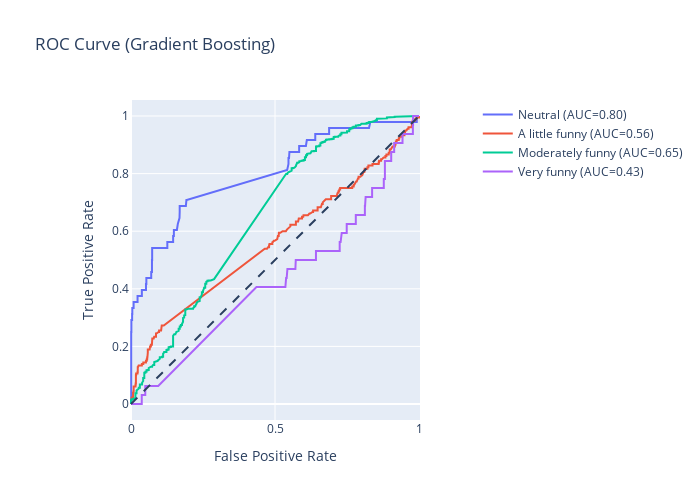

Notebook source saved alongside this figure:
### Code cell
grad_y_scores = grad_clf.predict_proba(X_test_trans1)

# One hot encode the labels in order to plot them
grad_y_onehot = pd.get_dummies(y_test, columns = grad_clf.classes_)

# Create an empty figure, and iteratively add new lines
# every time we compute a new class
grad_roc_fig = go.Figure()
grad_roc_fig.add_shape(
    type = 'line', line = dict(dash='dash'),
    x0 = 0, x1 = 1, y0 = 0, y1 = 1
)

for i in range(grad_y_scores.shape[1]):
    y_true = grad_y_onehot.iloc[:, i]
    y_score = grad_y_scores[:, i]

    fpr, tpr, _ = roc_curve(y_true, y_score)
    auc_score = roc_auc_score(y_true, y_score)

    name = f"{class_names[i]} (AUC={auc_score:.2f})"
    grad_roc_fig.add_trace(go.Scatter(x = fpr, y = tpr, name = name, mode = 'lines'))

grad_roc_fig.update_layout(
    title = 'ROC Curve (Gradient Boosting)',
    xaxis_title = 'False Positive Rate',
    yaxis_title = 'True Positive Rate',
    yaxis = dict(scaleanchor = "x", scaleratio = 1),
    xaxis = dict(constrain = 'domain'),
    width = 700, height = 500
)
grad_roc_fig.show()

### Figure 1 — Plotly figure (JSON) as saved in the notebook; plotly's stock layout.template omitted (floating-point values rounded to 4 significant figures; data arrays with more than 128 entries replaced by an {"elided": "..."} marker saying what was removed)
{"data": [{"mode": "lines", "name": "Neutral (AUC=0.80)", "type": "scatter", "x": {"elided": "212 float values"}, "y": {"elided": "212 float values"}}, {"mode": "lines", "name": "A little funny (AUC=0.56)", "type": "scatter", "x": {"elided": "288 float values"}, "y": {"elided": "288 float values"}}, {"mode": "lines", "name": "Moderately funny (AUC=0.65)", "type": "scatter", "x": {"elided": "321 float values"}, "y": {"elided": "321 float values"}}, {"mode": "lines", "name": "Very funny (AUC=0.43)", "type": "scatter", "x": {"elided": "198 float values"}, "y": {"elided": "198 float values"}}], "layout": {"height": 500, "shapes": [{"line": {"dash": "dash"}, "type": "line", "x0": 0, "x1": 1, "y0": 0, "y1": 1}], "title": {"text": "ROC Curve (Gradient Boosting)"}, "width": 700, "xaxis": {"constrain": "domain", "title": {"text": "False Positive Rate"}}, "yaxis": {"scaleanchor": "x", "scaleratio": 1, "title": {"text": "True Positive Rate"}}}}
